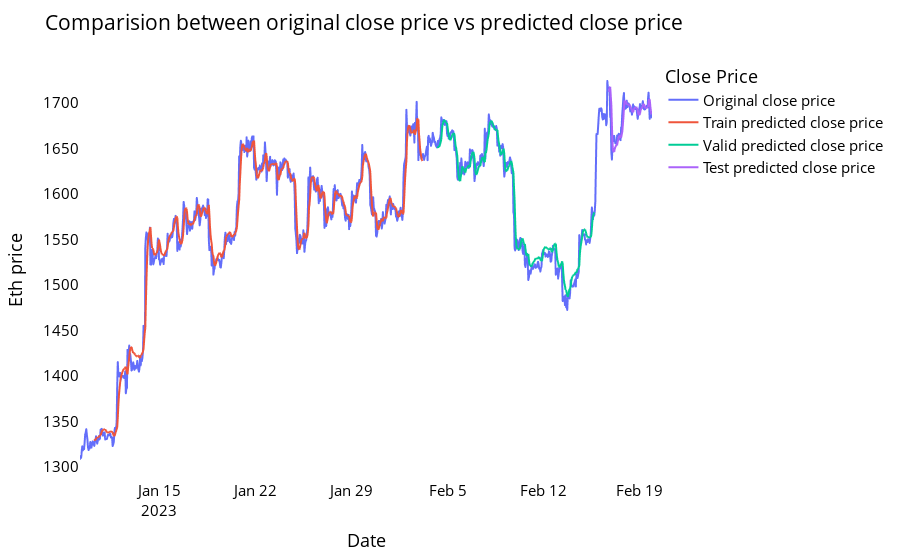

Write notebook code for a chart like this one.
### Code cell
# shift train predictions for plotting

look_back=time_step
trainPredictPlot = np.empty_like(close_df)
trainPredictPlot[:, :] = np.nan
start = look_back
end = len(train_predict)+look_back
print(f"start: {start}")
print(f"end: {end}")
trainPredictPlot[look_back:len(train_predict)+look_back, :] = train_predict
print("Train predicted data: ", trainPredictPlot.shape)

# shift validation predictions for plotting
valPredictPlot = np.empty_like(close_df)
valPredictPlot[:, :] = np.nan
start = len(train_predict)+(look_back * 2) + 1
end = len(val_predict) + start
# start += 1
print(f"start: {start}")
print(f"end: {end}")
valPredictPlot[start:end, :] = val_predict
print("Val predicted data: ", valPredictPlot.shape)

# shift test predictions for plotting
testPredictPlot = np.empty_like(close_df)
testPredictPlot[:, :] = np.nan
start = len(train_predict) + len(val_predict) + (look_back*3) + 2
end = len(test_predict) + start
print(f"start: {start}")
print(f"end: {end}")
testPredictPlot[start:len(close_df)-1, :] = test_predict
print("Test predicted data: ", testPredictPlot.shape)

names = cycle(['Original close price','Train predicted close price','Valid predicted close price','Test predicted close price'])


plotdf = pd.DataFrame({'date': close_stock.index,
                       'original_close': close_stock['close'],
                      'train_predicted_close': trainPredictPlot.reshape(1,-1)[0].tolist(),
                      'valid_predicted_close': valPredictPlot.reshape(1,-1)[0].tolist(),
                      'test_predicted_close': testPredictPlot.reshape(1,-1)[0].tolist()})

fig = px.line(plotdf,x=plotdf['date'], y=[plotdf['original_close'],plotdf['train_predicted_close'],
                                          plotdf['valid_predicted_close'],
                                          plotdf['test_predicted_close']],
              labels={'value':'Eth price','date': 'Date'})
fig.update_layout(title_text='Comparision between original close price vs predicted close price',
                  plot_bgcolor='white', font_size=15, font_color='black', legend_title_text='Close Price')
fig.for_each_trace(lambda t:  t.update(name = next(names)))

fig.update_xaxes(showgrid=False)
fig.update_yaxes(showgrid=False)
fig.show()

### Figure 1 — Plotly figure (JSON) as saved in the notebook; plotly's stock layout.template omitted (floating-point values rounded to 4 significant figures; data arrays with more than 128 entries replaced by an {"elided": "..."} marker saying what was removed)
{"data": [{"hovertemplate": "variable=original_close<br>Date=%{x}<br>Eth price=%{y}<extra></extra>", "legendgroup": "original_close", "line": {"color": "#636efa", "dash": "solid"}, "marker": {"symbol": "circle"}, "mode": "lines", "name": "Original close price", "showlegend": true, "type": "scattergl", "x": {"elided": "1000 str values"}, "xaxis": "x", "y": {"elided": "1000 float values"}, "yaxis": "y"}, {"hovertemplate": "variable=train_predicted_close<br>Date=%{x}<br>Eth price=%{y}<extra></extra>", "legendgroup": "train_predicted_close", "line": {"color": "#EF553B", "dash": "solid"}, "marker": {"symbol": "circle"}, "mode": "lines", "name": "Train predicted close price", "showlegend": true, "type": "scattergl", "x": {"elided": "1000 str values"}, "xaxis": "x", "y": {"elided": "1000 float values"}, "yaxis": "y"}, {"hovertemplate": "variable=valid_predicted_close<br>Date=%{x}<br>Eth price=%{y}<extra></extra>", "legendgroup": "valid_predicted_close", "line": {"color": "#00cc96", "dash": "solid"}, "marker": {"symbol": "circle"}, "mode": "lines", "name": "Valid predicted close price", "showlegend": true, "type": "scattergl", "x": {"elided": "1000 str values"}, "xaxis": "x", "y": {"elided": "1000 float values"}, "yaxis": "y"}, {"hovertemplate": "variable=test_predicted_close<br>Date=%{x}<br>Eth price=%{y}<extra></extra>", "legendgroup": "test_predicted_close", "line": {"color": "#ab63fa", "dash": "solid"}, "marker": {"symbol": "circle"}, "mode": "lines", "name": "Test predicted close price", "showlegend": true, "type": "scattergl", "x": {"elided": "1000 str values"}, "xaxis": "x", "y": {"elided": "1000 float values"}, "yaxis": "y"}], "layout": {"font": {"color": "black", "size": 15}, "legend": {"title": {"text": "Close Price"}, "tracegroupgap": 0}, "margin": {"t": 60}, "plot_bgcolor": "white", "title": {"text": "Comparision between original close price vs predicted close price"}, "xaxis": {"anchor": "y", "domain": [0, 1], "showgrid": false, "title": {"text": "Date"}}, "yaxis": {"anchor": "x", "domain": [0, 1], "showgrid": false, "title": {"text": "Eth price"}}}}
